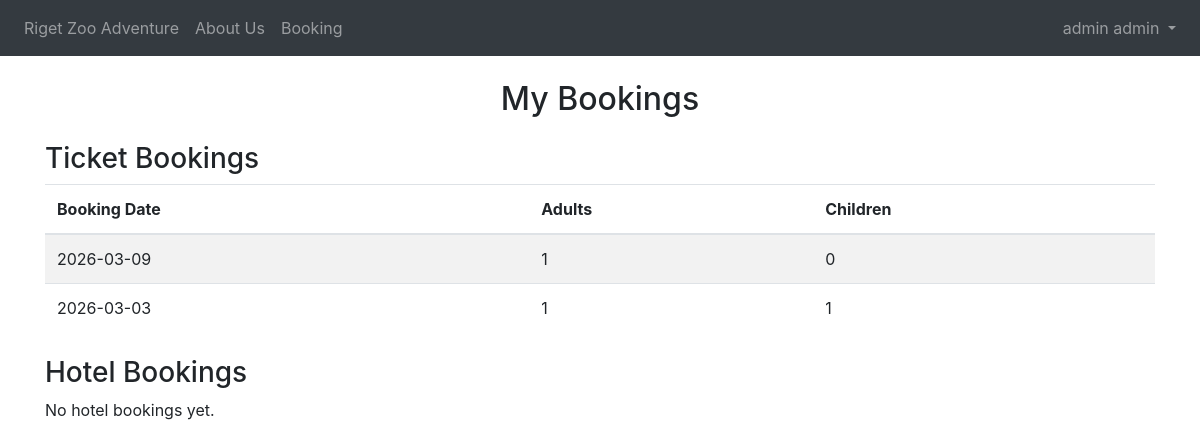
Before: /my-bookings (signed in) with the older database file.
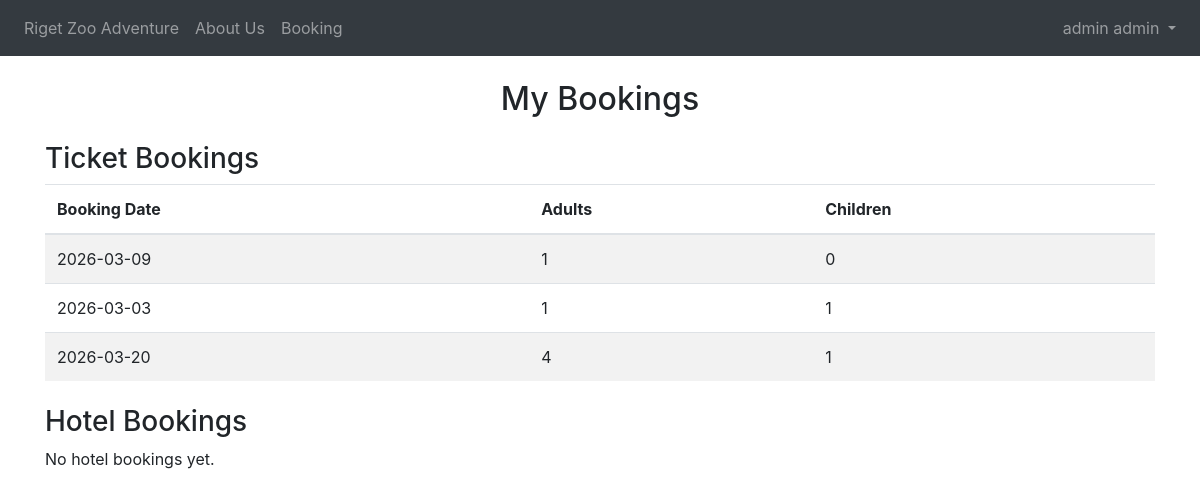
After: the same page with the newer database file.
### website/models.py (models this page shows)
class Booking(db.Model):
    id = db.Column(db.Integer, primary_key=True)
    date = db.Column(db.DateTime(timezone=True), default=func.now())
    adultticket = db.Column(db.Integer)
    childticket = db.Column(db.Integer)
    bookingdate = db.Column(db.Date, nullable=False)
    user_id = db.Column(db.Integer, db.ForeignKey('user.id'))

### website/views.py (the view)
@views.route('/my-bookings')
@login_required
def my_bookings():
    from .models import Booking, HotelBooking
    ticket_bookings = Booking.query.filter_by(user_id=current_user.id).all()
    hotel_bookings = HotelBooking.query.filter_by(user_id=current_user.id).all()
    return render_template('my_bookings.html', ticket_bookings=ticket_bookings, hotel_bookings=hotel_bookings, user=current_user)

### website/__init__.py (called while the page is built)
def create_app():
    app = Flask(__name__)
    app.config['SECRET_KEY'] = 'hjshjhdjah kjshkjdhjs'
    app.config['SQLALCHEMY_DATABASE_URI'] = f'sqlite:///{DB_NAME}'
    db.init_app(app)
    from .views import views
    app.register_blueprint(views, url_prefix='/')
    from .models import User, Booking
    with app.app_context():
        db.create_all()
    login_manager = LoginManager()
    login_manager.login_view = 'views.login'
    login_manager.init_app(app)
    @login_manager.user_loader
    def load_user(user_id):
        return User.query.get(int(user_id))
    @app.context_processor
    def inject_user():
        return dict(user=current_user)
    return app

### website/templates/my_bookings.html
{% extends "base.html" %} {% block title %}My Bookings{% endblock %} {% block
content %}
<h2 class="text-center mt-4">My Bookings</h2>
<h3 class="mt-4">Ticket Bookings</h3>
{% if ticket_bookings %}
<table class="table table-striped">
  <thead>
    <tr>
      <th>Booking Date</th>
      <th>Adults</th>
      <th>Children</th>
    </tr>
  </thead>
  <tbody>
    {% for b in ticket_bookings %}
    <tr>
      <td>{{ b.bookingdate }}</td>
      <td>{{ b.adultticket }}</td>
      <td>{{ b.childticket }}</td>
    </tr>
    {% endfor %}
  </tbody>
</table>
{% else %}
<p>No ticket bookings yet.</p>
{% endif %}
<h3 class="mt-4">Hotel Bookings</h3>
{% if hotel_bookings %}
<table class="table table-striped">
  <thead>
    <tr>
      <th>Room Number</th>
      <th>Room Type</th>
      <th>Check-in</th>
      <th>Check-out</th>
      <th>Adults</th>
      <th>Children</th>
    </tr>
  </thead>
  <tbody>
    {% for h in hotel_bookings %}
    <tr>
      <td>{{ h.room.room_number }}</td>
      <td>{{ h.room.room_type }}</td>
      <td>{{ h.checkin }}</td>
      <td>{{ h.checkout }}</td>
      <td>{{ h.adults }}</td>
      <td>{{ h.children }}</td>
    </tr>
    {% endfor %}
  </tbody>
</table>
{% else %}
<p>No hotel bookings yet.</p>
{% endif %} {% endblock %}

Changed rows visible on the page:
added Booking: bookingdate "2026-03-20", adultticket "4", childticket "1"
